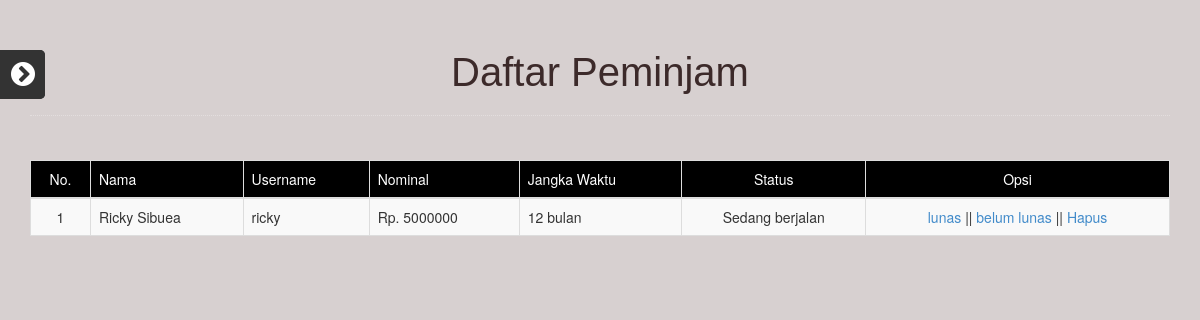
The page /data_peminjam.php?message=success on the database its author committed.
### tables this page shows
CREATE TABLE IF NOT EXISTS `peminjam` (
  `user_id` int(10) NOT NULL AUTO_INCREMENT,
  `tanggal` varchar(30) NOT NULL,
  `nama` varchar(50) NOT NULL,
  `username` varchar(50) NOT NULL,
  `no_hp` varchar(14) NOT NULL,
  `no_rek` varchar(20) NOT NULL,
  `nominal` varchar(15) NOT NULL,
  `jangka` varchar(4) NOT NULL,
  `cicilan` varchar(10) NOT NULL,
  `status` enum('yes','no') NOT NULL,
  `alasan` varchar(100) NOT NULL,
  `lunas` varchar(20) NOT NULL,
  PRIMARY KEY (`user_id`)
);

### data_peminjam.php (the view, shortened to what this page needs)
<!doctype html>
<html lang="en">
<head>
	<link rel="stylesheet" type="text/css" href="css/reset.css">
	<link rel="stylesheet" type="text/css" href="css/bootstrap.css">
	<link rel="stylesheet" href="fontawsome/font-awesome.css">
	<link rel="stylesheet" type="text/css" href="css/a.css">
</head>
<body>
		<?php
		include "nav.php";
		?>
		<div class="navigasi">
		<div class="tomboltogle"><i class="icon-2x icon-chevron-sign-right"></i></div> -->
		</div>
		<div class="container">
			<div class="row">
				<div class="col-md-12  page_header">
								<h3><font color="#3C2A2A"><center>Daftar Peminjam</center></font></h3>
								<hr>
				</div>
			</div>
			<div class="row">
				<div class="col-md-12">
				<table class="table table-responsive table-key-value pull-center table-striped table-bordered" style="width:100%">
															<thead bgcolor="black">
																<tr>
																	<td><font color="white"><center>No.</td>
																	<td><font color="white">Nama</td>
																	<td><font color="white">Username</td>
																	<td><font color="white">Nominal</td>
																	<td><font color="white">Jangka Waktu</td>
																	<td><font color="white"><center>Status</center></td>
																	<td><font color="white"><center>Opsi</center></td>
																</tr></font>
															</thead>
															<tbody>
																<?php
																$query = mysql_query("select * from peminjam where status='yes'");
																$no = 1;
																while ($data = mysql_fetch_array($query)) {
																?>
																	<tr>
																		<td><center><?php echo $no; ?></td>
																		<td><?php echo $data['nama']; ?></td>
																		<td><?php echo $data['username']; ?></td>
																		<td>Rp. <?php echo $data['nominal']; ?></td>
																		<td><?php echo $data['jangka']; ?> bulan</td>
																		<td><center><?php echo $data['lunas']; ?><center></td>
																		<td><center><a href="lunas.php?id=<?php echo $data['user_id']; ?>">lunas</a> || <a href="belum_lunas.php?id=<?php echo $data['user_id']; ?>">belum lunas</a> || <a href="delete_lunas.php?id=<?php echo $data['user_id']; ?>">Hapus</a></center></td>
																	</tr>
																<?php
																	$no++;
																}
																?>
															</tbody>
				</table>
			</div>
		</div>
</body>
</html>

### css/a.css (style rules this page uses)
body { background: url(../img/) no-repeat fixed; background-size:100% 100%; background-color:#D7D0D0; }
.page_header { height: 160px; padding-top: 30px; }
.page_header h3 { color: #fff; font:normal 40px Arial; }
.page_header hr { border:0; border-bottom: 1px dotted #fff; opacity: .3; }
.navigasi { background: #333; width: 300px; height: 100%; z-index:100; position: fixed; left: -300px; padding-top: 50px; top: 0; }
.tomboltogle { position: absolute; right: -45px;top: 50px; color: #fff; padding: 10px; padding-left: 15px; border-top-right-radius: 5px; border-bottom-right-radius: 5px; background: #333; }
.tomboltogle i { cursor: pointer; }

### rows shown on the page
peminjam: nama "Ricky Sibuea", username "ricky", nominal "5000000", jangka "12", lunas "Sedang berjalan"
